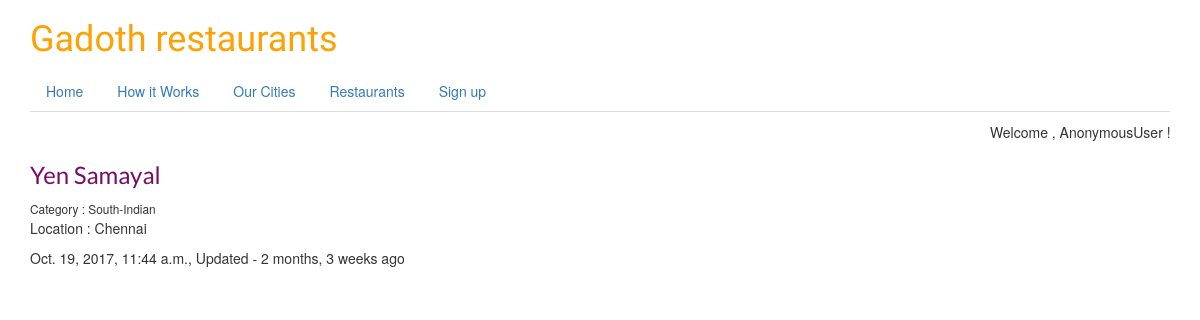
Before: /restaurants/yen-samayal/ with the older database file.
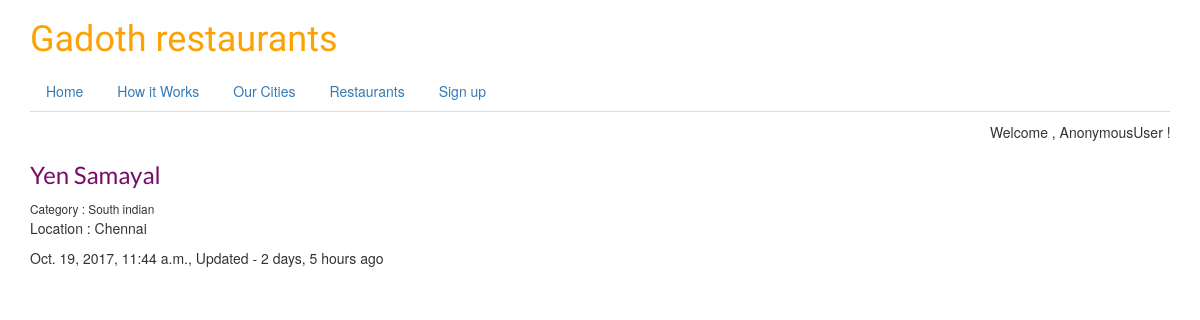
After: the same page with the newer database file.
### restaurants/models.py (models this page shows, shortened)
class restaurantLocations(models.Model):
    owner       = models.ForeignKey(User)
    name        = models.CharField(max_length=120)
    location    = models.CharField(max_length=120,null=True,blank=True)
    category    = models.CharField(max_length=120,null=True,blank=True,validators=[category_validator])
    created     = models.DateTimeField(auto_now_add=True,blank=True)
    modified    = models.DateTimeField(auto_now=True)
    slug        = models.SlugField(null=True,blank=True)

### restaurants/views.py (the view)
# urls.py: url(r'^(?P<slug>[\w-]+)/$', restaurantDetailview.as_view(),name='detail'),
class restaurantDetailview(DetailView):
    queryset = restaurantLocations.objects.all()
    template_name = 'restaurants/restaurants_detail.html'

### restaurants/templates/restaurants/restaurants_detail.html (shortened to what this page needs)
{% extends 'base.html' %}
{% block page %}
<h3> {{ object.name }} </h3>
<small> Category : {{ object.category }} </small>
<p>Location : {{ object.location }}</p>
<p>{{ object.created }}, Updated - {{ object.modified | timesince }} ago </p>
{% endblock %}

Changed rows visible on the page:
changed restaurantLocations "Yen Samayal": category "South-Indian" → "South indian"; modified "2 months, 3 weeks" → "2 days, 5 hours"
